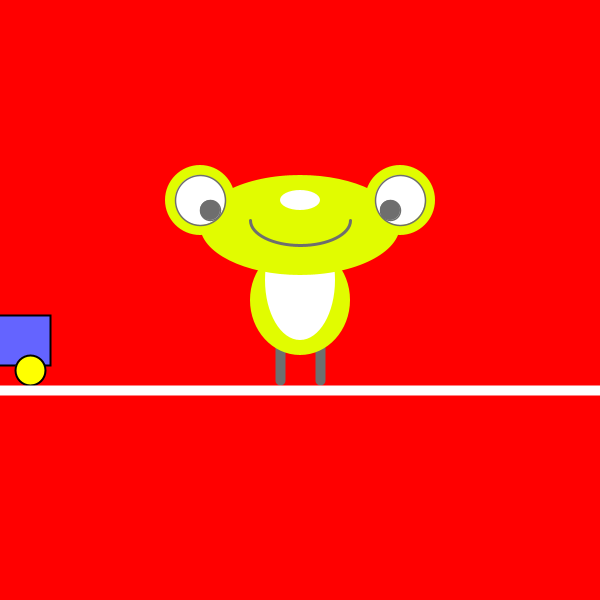
Frame 1 (no input)
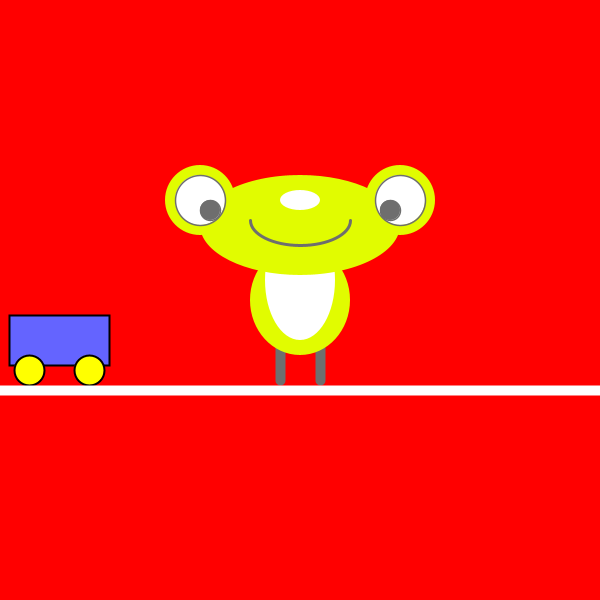
Frame 60 (the mouse pressed at the canvas centre just before this capture)
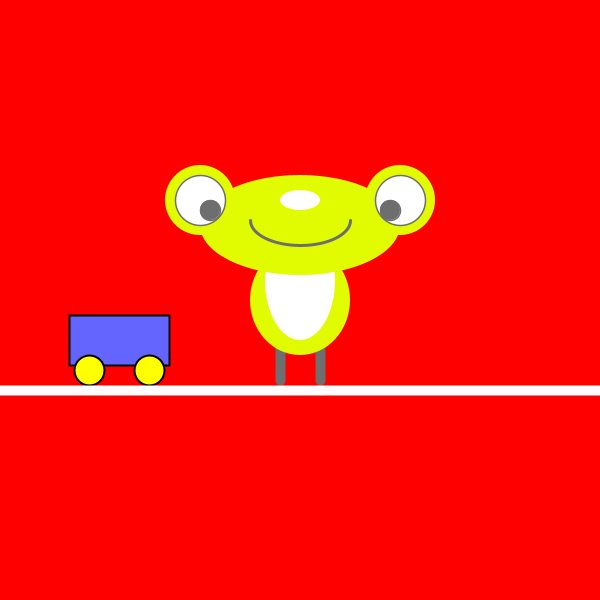
Frame 120 (the mouse held since frame 60 and released just before this capture)

The Processing sketch that drew these frames (run headless with seeded random() and noise(); from frame 60 on, the mouse is pressed at the canvas centre):

// Processing sketch: processing_38864
// ── processing_38864.pde

float carx=0;
float x=300;
float y=300;
float speed = -2;
float gravity = -0.009;


void setup() {
  size(600,600);
 
}
  
void draw() {
  background(255,0,0);
  
 //Draw a car
 stroke(0);
 strokeWeight(2);
 fill(100,100,255);
 rectMode(CENTER);
 rect(carx,340,100,50);
 fill(255,255,0);
 ellipse(carx-30,370,30,30);
 fill(255,255,0);
 ellipse(carx+30,370,30,30);
 carx=carx+1;
 
 if (carx>width+50) {
   carx=0;
 }
 
 //set CENTER mode
 ellipseMode(CENTER);
 
 //Draw Frog's feet
 stroke(110);
 strokeWeight(10);
 line(x-20,y+30,x-20,y+80);
 line(x+20,y+30,x+20,y+80);
 

 //Draw Frog's body
 noStroke();
 fill(225,252,0);
 ellipse(x,y,100,110);
 fill(255);
 ellipse(x,y-20,70,120);
 
 
 
 //Draw Frog's head
  noStroke();
  fill(225,252,0);
 ellipse(x,y-75,200,100);
 
 //Draw Frog's eyes
  noStroke();
  fill(225,252,0);
 ellipse(x-100,y-100,70,70);
 ellipse(x+100,y-100,70,70);
 
 //Draw Frog's eyes' ball
  stroke(110);
  strokeWeight(1.5);
  fill(255);
 ellipse(x-100,y-100,50,50);
 ellipse(x+100,y-100,50,50);
 fill(110);
 ellipse(x-90,y-90,20,20);
 ellipse(x+90,y-90,20,20);
 
 //Draw Frog's highlight
  noStroke();
  fill(255);
 ellipse(x,y-100,40,20);
 
 //Draw Frog's mouth
 stroke(110);
 strokeWeight(3);
 noFill();
 arc(x,y-80,100,50,0,PI);

 
if (carx > 200) {
   y=y+speed;
   speed=speed-gravity;
} else {
   y=300;
   speed = -2;
 } 
 

 //Draw a ground line
  stroke(255);
 strokeWeight(10);
 line(0,390,width,390);
  }
 
